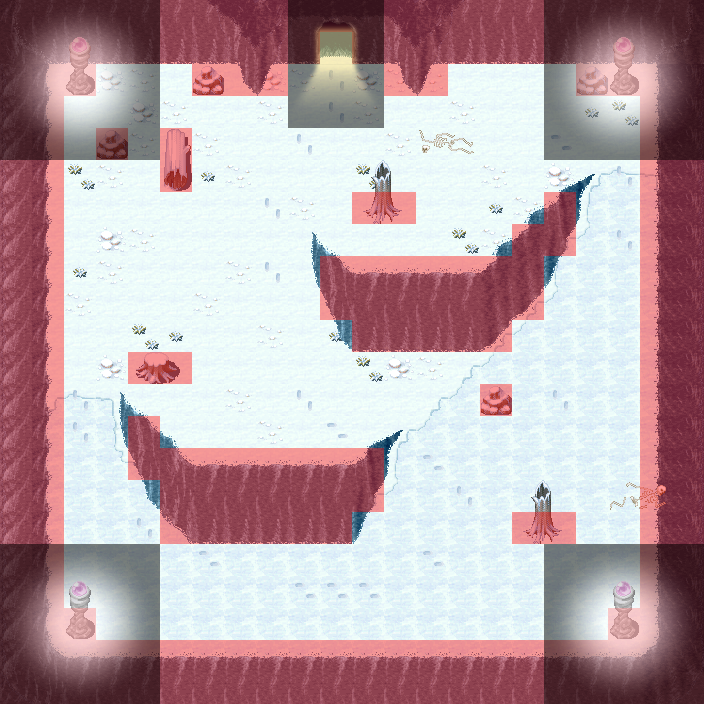

This game map was drawn from its Tiled (.tmx) file and the tilesets committed beside it. A one-line description and the trimmed map source follow:
An orthogonal 22x22 tile map with 32x32 px tiles, 10 tile layers (0_floor, 1_terrain, 2_object, 3_roof, ...), 19 tilesets.

<map version="1.0" orientation="orthogonal" renderorder="right-down" width="22" height="22" tilewidth="32" tileheight="32" nextobjectid="1">
 <tileset firstgid="1" name="collision" tilewidth="32" tileheight="32" tilecount="1" columns="1">
  <image source="../../tileset/logic/collision.png" width="32" height="32" />
 </tileset>
 <tileset firstgid="2" name="hell" tilewidth="32" tileheight="32" tilecount="352" columns="16">
  <image source="../../tileset/ground/rock/hell.png" width="512" height="704" />
 </tileset>
 <tileset firstgid="354" name="fire" tilewidth="32" tileheight="32" tilecount="27" columns="3">
  <image source="../../tileset/ground/fire/fire.png" width="96" height="288" />
 </tileset>
 <tileset firstgid="381" name="trup" tilewidth="32" tileheight="32" tilecount="2" columns="2">
  <image source="../../tileset/item/corpse/skull_pale.png" width="64" height="32" />
 </tileset>
 <tileset firstgid="383" name="szkielet" tilewidth="32" tileheight="32" tilecount="4" columns="2">
  <image source="../../tileset/item/corpse/skeleton.png" width="64" height="64" />
 </tileset>
 <tileset firstgid="387" name="owca" tilewidth="32" tileheight="32" tilecount="1" columns="1">
  <image source="../../tileset/logic/creature/sheep.png" width="32" height="32" />
 </tileset>
 <tileset firstgid="388" name="sheepfood" tilewidth="32" tileheight="32" tilecount="1" columns="1">
  <image source="../../tileset/logic/item/sheepfood.png" width="32" height="32" />
 </tileset>
 <tileset firstgid="389" name="krzak" tilewidth="32" tileheight="32" tilecount="9" columns="3">
  <image source="../../tileset/plant/bush/various_small.png" width="96" height="96" />
 </tileset>
 <tileset firstgid="398" name="wnetrznosci1" tilewidth="32" tileheight="32" tilecount="120" columns="8">
  <image source="../../tileset/pol/klan/wnetrznosci1.png" width="256" height="480" />
 </tileset>
 <tileset firstgid="518" name="earth_snow_dark" tilewidth="32" tileheight="32" tilecount="96" columns="12">
  <image source="../../tileset/pol/waly/earth_snow_dark.png" width="384" height="256" />
 </tileset>
 <tileset firstgid="614" name="snieg" tilewidth="32" tileheight="32" tilecount="36" columns="6">
  <image source="../../tileset/pol/podloze/snow_ground.png" width="192" height="192" />
 </tileset>
 <tileset firstgid="650" name="snow_tracks" tilewidth="32" tileheight="32" tilecount="14" columns="7">
  <image source="../../tileset/pol/podloze/snow_tracks.png" width="224" height="64" />
 </tileset>
 <tileset firstgid="664" name="kula_rozowa2" tilewidth="32" tileheight="32" tilecount="2" columns="1">
  <image source="../../tileset/pol/wyposazenie/kula_rozowa2.png" width="32" height="64" />
 </tileset>
 <tileset firstgid="666" name="snow_on_cuted_tree" tilewidth="32" tileheight="32" tilecount="4" columns="2">
  <image source="../../tileset/pol/natura/drzewa/snow_on_cuted_tree.png" width="64" height="64" />
 </tileset>
 <tileset firstgid="670" name="rock_snow" tilewidth="32" tileheight="32" tilecount="1" columns="1">
  <image source="../../tileset/pol/natura/rock_snow.png" width="32" height="32" />
 </tileset>
 <tileset firstgid="671" name="stumps" tilewidth="32" tileheight="32" tilecount="12" columns="4">
  <image source="../../tileset/pol/natura/stumps.png" width="128" height="96" />
 </tileset>
 <tileset firstgid="683" name="portal" tilewidth="32" tileheight="32" tilecount="16" columns="8">
  <image source="../../tileset/logic/portal.png" width="256" height="64" />
 </tileset>
 <tileset firstgid="699" name="door_light" tilewidth="32" tileheight="32" tilecount="12" columns="3">
  <image source="../../tileset/light/door_light.png" width="96" height="128" />
 </tileset>
 <tileset firstgid="711" name="latarnia_blaszczysko" tilewidth="32" tileheight="32" tilecount="25" columns="5">
  <image source="../../tileset/pol/oswietlenie/latarnia_blaszczysko.png" width="160" height="160" />
 </tileset>
 <layer name="0_floor" width="22" height="22">
  <data>[484 cells, 484 non-empty, 2 distinct tile ids]</data>
 </layer>
 <layer name="1_terrain" width="22" height="22">
  <data>[484 cells, 244 non-empty, 27 distinct tile ids]</data>
 </layer>
 <layer name="2_object" width="22" height="22">
  <data>[484 cells, 161 non-empty, 46 distinct tile ids]</data>
 </layer>
 <layer name="3_roof" width="22" height="22">
  <data>[484 cells, 21 non-empty, 10 distinct tile ids]</data>
 </layer>
 <layer name="4_roof_add" width="22" height="22">
  <data>[484 cells, 2 non-empty, 1 distinct tile ids]</data>
 </layer>
 <layer name="objects" width="22" height="22">
  <data>[484 cells, 0 non-empty, 0 distinct tile ids]</data>
 </layer>
 <layer name="collision" width="22" height="22" opacity="0.4">
  <data>[484 cells, 223 non-empty, 1 distinct tile ids]</data>
 </layer>
 <layer name="protection" width="22" height="22">
  <data>[484 cells, 0 non-empty, 0 distinct tile ids]</data>
 </layer>
 <layer name="blend_ground" width="22" height="22" opacity="0.3">
  <data>[484 cells, 112 non-empty, 37 distinct tile ids]</data>
 </layer>
 <layer name="blend_roof" width="22" height="22" opacity="0.3">
  <data>[484 cells, 112 non-empty, 37 distinct tile ids]</data>
 </layer>
</map>
